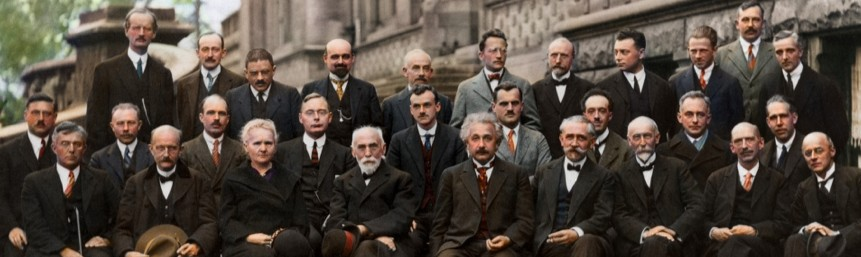
#> input picture SourceCode/faces.jpg, 861 x 257 px, given in place of the camera
$ python Detector_20181223234555.py
#> lines starting #> are read from the running program, lines starting #| are printed output that depends on the picture; after the words box and inside, x2 and y2 are one past the last pixel; in counts of white or black regions, pixels touching at a corner belong together
### SourceCode/Utils.py
import numpy as np
from PIL import Image
from HaarLikeFeature import FeatureType
from functools import partial
import os
import cv2
from random import shuffle
import pickle
from sklearn.cluster import MeanShift


# [10 lines left out: function loadImages, not called in this run]

def varianceNormalize(img):
    #img = img - img.mean()
    img_std = img.std()
    if(img_std):
        return (img/img.std())
    else:
        return img

# [24 lines left out: functions saveObject, loadObject, preProcess, not called in this run]

def meanShift(points):
    clustering = MeanShift().fit(points)
    return clustering.cluster_centers_


# [55 lines left out: function non_max_suppression_fast, not called in this run]

'''
def reconstruct(classifiers, img_size):
    """
    Creates an image by putting all given classifiers on top of each other
    producing an archetype of the learned class of object.
    """
    image = np.zeros(img_size)
    for c in classifiers:
        # map polarity: -1 -> 0, 1 -> 1
        polarity = pow(1 + c.polarity, 2)/4
        if c.type == FeatureType.TWO_VERTICAL:
            for x in range(c.width):
                sign = polarity
                for y in range(c.height):
                    if y >= c.height/2:
                        sign = (sign + 1) % 2
                    image[c.top_left[1] + y, c.top_left[0] + x] += 1 * sign * c.weight
        elif c.type == FeatureType.TWO_HORIZONTAL:
            sign = polarity
            for x in range(c.width):
                if x >= c.width/2:
                    sign = (sign + 1) % 2
                for y in range(c.height):
                    image[c.top_left[0] + x, c.top_left[1] + y] += 1 * sign * c.weight
        elif c.type == FeatureType.THREE_HORIZONTAL:
            sign = polarity
            for x in range(c.width):
                if x % c.width/3 == 0:
                    sign = (sign + 1) % 2
                for y in range(c.height):
                    image[c.top_left[0] + x, c.top_left[1] + y] += 1 * sign * c.weight
        elif c.type == FeatureType.THREE_VERTICAL:
            for x in range(c.width):
                sign = polarity
                for y in range(c.height):
                    if x % c.height/3 == 0:
                        sign = (sign + 1) % 2
                    image[c.top_left[0] + x, c.top_left[1] + y] += 1 * sign * c.weight
        elif c.type == FeatureType.FOUR:
            sign = polarity
            for x in range(c.width):
                if x % c.width/2 == 0:
                    sign = (sign + 1) % 2
                for y in range(c.height):
                    if x % c.height/2 == 0:
                        sign = (sign + 1) % 2
                    image[c.top_left[0] + x, c.top_left[1] + y] += 1 * sign * c.weight
    image -= image.min()
    image /= image.max()
    image *= 255
    result = Image.fromarray(image.astype(np.uint8))
    return result
'''

### SourceCode/IntegralImage.py
import numpy as np

def toIntegralImage(img):
    integral_img = np.zeros((img.shape[0], img.shape[1]))
    # intials first row and first colum first
    integral_img[0,0]=img[0,0]
    for c in range(1,img.shape[1]):
        integral_img[0, c] = integral_img[0, c-1] + img[0, c]
    for r in range(1,img.shape[0]):
        integral_img[r, 0] = integral_img[r-1, 0] + img[r, 0]

    for r in range(1,img.shape[0]):
        for c in range(1,img.shape[1]):
            integral_img[r, c] = integral_img[r-1, c] + integral_img[r, c-1] - integral_img[r-1, c-1]+img[r][c]
    return integral_img


# [29 lines left out: function sumRegion, not called in this run]

### SourceCode/Cascade.py
import AdaBoost as AB
import os
import numpy as np
from math import log
from random import shuffle
import Utils

class Cascade(object):
    def __init__(self,path="../Cascade"):
        self.stages = []
        self.stages_num=0
        self.achieved_fpr_dr = [1.0,1.0]
        self.cascade_path = path
        self.read_prev_stages(path)

    def read_prev_stages(self,path):
        try:
            for stage_file in sorted(os.listdir(path)):
                stage = Utils.loadObject(path+stage_file)
                self.stages.append(stage)
                print(stage_file +" (fpr,dr) = {1}".format(len(self.stages),stage.fpr_dr))
            self.stages_num = len(self.stages)
            if(self.stages_num>0):
                self.achived_fpr_dr = self.stages[-1].fpr_dr # actually stage fpr_dr is all cascade fpr_dr till that stage
            else:
                print("No previous stages read ...")
        except:
            print("No previous stages read ...")
            return

    # [43 lines left out: function train, not called in this run]


    def predict(self,iis):
        """
        This fucntion take list of integral images
        return indices where face exist
        """
        iis=np.array(iis)
        iis_indicies = np.array(range(len(iis)))
        for stage in self.stages:
            result = stage.predict(iis[iis_indicies])
            iis_indicies = iis_indicies[result]
        return iis_indicies

    # [9 lines left out: function evaluate, not called in this run]


### SourceCode/.history/Detector_20181223234555.py
from IntegralImage import toIntegralImage as toII
import cv2
import numpy as np
import random
from sklearn.cluster import MeanShift
from Cascade import Cascade
import itertools
import Utils
from math import floor
from functools import partial
from multiprocessing import Pool
base_detector_width = 24.

def preProcess(image, gamma=2):
    image = cv2.blur(image,(5,5))
    #image = cv2.equalizeHist(image)
	# build a lookup table mapping the pixel values [0, 255] to
	# their adjusted gamma values
    invGamma = 1.0 / gamma
    table = np.array([((i / 255.0) ** invGamma) * 255
        for i in np.arange(0, 256)]).astype("uint8")
	# apply gamma correction using the lookup table
    image =cv2.LUT(image, table)
    return image

def meanShift(points):
    clustering = MeanShift().fit(points)
    return clustering.cluster_centers_

def nonMaxSuppression(boxes, overlapThresh):
    # if there are no boxes, return an empty list
    if len(boxes) == 0:
        return []
    boxes=np.array(boxes)
    # if the bounding boxes integers, convert them to floats --
    # this is important since we'll be doing a bunch of divisions
    if boxes.dtype.kind == "i":
        boxes = boxes.astype("float")
    # initialize the list of picked indexes
    pick = []
    # grab the coordinates of the bounding boxes
    x1 = boxes[:,0]
    y1 = boxes[:,1]
    x2 = boxes[:,2]
    y2 = boxes[:,3]
    # compute the area of the bounding boxes and sort the bounding
    # boxes by the bottom-right y-coordinate of the bounding box
    area = (x2 - x1 + 1) * (y2 - y1 + 1)
    idxs = np.argsort(y2)

    # keep looping while some indexes still remain in the indexes
    # list
    while len(idxs) > 0:
        # grab the last index in the indexes list and add the
        # index value to the list of picked indexes
        last = len(idxs) - 1
        i = idxs[last]
        pick.append(i)
        # find the largest (x, y) coordinates for the start of
        # the bounding box and the smallest (x, y) coordinates
        # for the end of the bounding box
        xx1 = np.maximum(x1[i], x1[idxs[:last]])
        yy1 = np.maximum(y1[i], y1[idxs[:last]])
        xx2 = np.minimum(x2[i], x2[idxs[:last]])
        yy2 = np.minimum(y2[i], y2[idxs[:last]])

        # compute the width and height of the bounding box
        w = np.maximum(0, xx2 - xx1 + 1)
        h = np.maximum(0, yy2 - yy1 + 1)
        # compute the ratio of overlap
        overlap = (w * h) / area[idxs[:last]]

        # delete all indexes from the index list that have
        idxs = np.delete(idxs, np.concatenate(([last],
            np.where(overlap > overlapThresh)[0])))
    # return only the bounding boxes that were picked using the
    # integer data type
    return boxes[pick].astype("int")

def detect(image,Evaluator):
    w_h_pairs=[]
    all_detected_squares = []
    w = 40 # width and height are equals as i will scan image in squares
    h = 40
    offset_w = 5
    offset_h = 5
    image_parts_ranges=[]
    image_parts_values=[]
    while(w<200 and h < image.shape[0] and w<image.shape[1]):
        r = list(range(0, image.shape[0]-h-1,offset_h))
        c = list(range(0,image.shape[1]-w-1,offset_w))
        image_parts_ranges += list(itertools.product(r, c))
        #for img in image_parts_values:
        #    cv2.imshow('a', img)
        #    cv2.waitKey(1)
        offset_w+=1
        offset_h+=1
        w = int(round(w*1.5))
        h = int(round(h*1.5))

    image_parts_values += list(map(lambda p: np.array(image[p[0]:p[0]+h, p[1]:p[1]+w]),image_parts_ranges))
    image_parts_values = [cv2.resize(img,(24,24)) for img in image_parts_values]
    image_parts_values_normalized = list(map(Utils.varianceNormalize,image_parts_values))
    ii_parts_values =  list(map(toII,image_parts_values_normalized))
    all_detected_squares = [(image_parts_ranges[i],image_parts_values[i].shape) for i in Evaluator.predict(ii_parts_values)]
    return all_detected_squares

'''
def detectScaleDetector(ii,Evaluator):
    w_h_pairs=[]
    all_detected_squares = []
    w = 80 # width and height are equals as i will scan image in squares
    h = int(1.25*(w))
    offset_w = 10
    offset_h = 10
    ii_parts_ranges=[]
    ii_parts_values=[]
    while(w < ii.shape[0] and w<ii.shape[1]):
        r = list(range(0, ii.shape[0]-h,offset_h))
        c = list(range(0,ii.shape[1]-w,offset_w))
        ii_parts_ranges = list(itertools.product(r, c))
        ii_parts_values = list(map(lambda p: ii[p[0]:p[0]+h, p[1]:p[1]+w],ii_parts_ranges))
        ii_parts_values = [cv2.resize(ii,(24,24)) for ii in ii_parts_values]
        all_detected_squares += [ii_parts_ranges[i] for i in Evaluator.predict(ii_parts_values,(1,1)] #(w/24.,h/24.)
        offset_w += 1
        offset_h += 1
        if(len(all_detected_squares)):
            w_h_pairs.append((len(all_detected_squares), w,h))
        w = int(round(w*1.5))
    return all_detected_squares,w_h_pairs
'''

def main():
    Evaluator = Cascade('../Cascade/')
    cap = cv2.VideoCapture(0)
    while(True):
        # Capture frame-by-frame
        ret,frame = cap.read()
#> frame is the input picture: shape (257, 861, 3); mean B, G, R 61.6, 70.7, 81.1
        gray = cv2.cvtColor(frame, cv2.COLOR_BGR2GRAY)
        gray = cv2.blur(gray,(5,5))
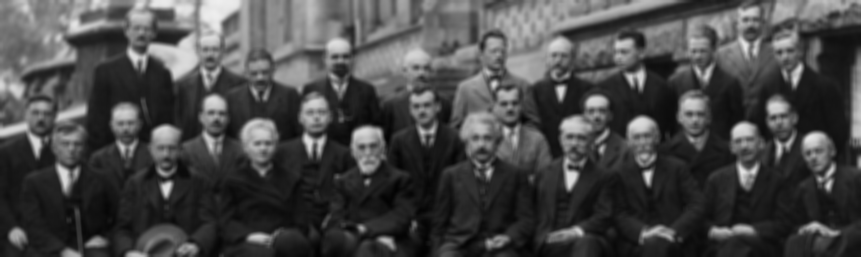
#> gray: shape (257, 861); min 2, max 239, mean 72.8
        recs = detect(gray,Evaluator)
#> in detect, `image_parts_values += list(map(lambda p: np.array(image[p[0]:p[0]+h, p..`: image_parts_values = 15734 items
#> in varianceNormalize, `img_std = img.std()`: img_std = 55.73
#> in varianceNormalize (call 38), `img_std = img.std()`: img_std = 56.97
#> in varianceNormalize (call 38), `return (img/img.std())`:
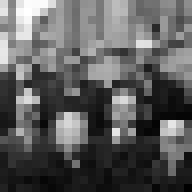
#> returned value: shape (24, 24) float64 (shown 8 times larger); min 0.105, max 4.16, mean 1.58; drawn with min black and max white
#> in varianceNormalize (call 39), `img_std = img.std()`: img_std = 57.13
#> in varianceNormalize (call 39), `return (img/img.std())`:
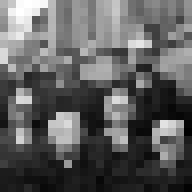
#> returned value: shape (24, 24) float64 (shown 8 times larger); min 0.0525, max 4.13, mean 1.57; drawn with min black and max white
#> in varianceNormalize (call 40), `img_std = img.std()`: img_std = 55.9
#> in varianceNormalize (call 40), `return (img/img.std())`:
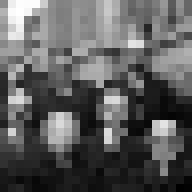
#> returned value: shape (24, 24) float64 (shown 8 times larger); min 0.0716, max 4.22, mean 1.59; drawn with min black and max white
#> in detect, `image_parts_values_normalized = list(map(Utils.varianceNormalize,image..`: image_parts_values_normalized = 15734 items
#> in toIntegralImage, `integral_img[0,0]=img[0,0]`: integral_img: shape (24, 24) float64; values 0 (black) and 2.35 (white), 0.17% white in thin lines or dots, all inside (x1, y1, x2, y2) = (0, 0, 1, 1)
#> after the loop in toIntegralImage, `for c in range(1,img.shape[1]):`:
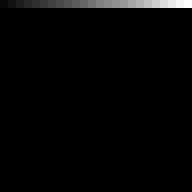
#> integral_img: shape (24, 24) float64 (shown 8 times larger); min 0, max 70.58, mean 1.4; drawn with min black and max white
#> after the loop in toIntegralImage, `for r in range(1,img.shape[0]):`:
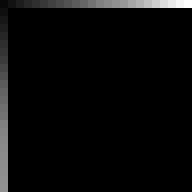
#> integral_img: shape (24, 24) float64 (shown 8 times larger); 3.99% of pixels changed, all inside (x1, y1, x2, y2) = (0, 1, 1, 24); drawn with min black and max white
#> after the loop in toIntegralImage, `for r in range(1,img.shape[0]):`:
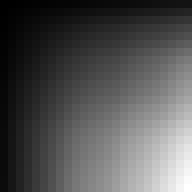
#> integral_img: shape (24, 24) float64 (shown 8 times larger); min 2.35, max 872.8, mean 286.9; drawn with min black and max white
#> in toIntegralImage (call 2), `integral_img = np.zeros((img.shape[0], img.shape[1]))`: integral_img: shape (24, 24) float64; every value is 0
#> in predict, `iis_indicies = np.array(range(len(iis)))`: iis_indicies = 15734 values from 0 to 15733
#> in detect, `all_detected_squares = [(image_parts_ranges[i],image_parts_values[i].s..`: all_detected_squares = 15734 items
#> recs = 15734 items
        #recs,w_h_pairs = detectFast(toII(Utils.varianceNormalize(gray)),Evaluator)
        recs = [[recs[i][0][0],recs[i][0][0]+recs[i][1][0],recs[i][0][1],recs[i][0][1]+recs[i][1][1]] for i in range(len(recs))]
#> recs = 15734 items, first 6: [0, 24, 0, 24], [0, 24, 5, 29], [0, 24, 10, 34], [0, 24, 15, 39], [0, 24, 20, 44], [0, 24, 25, 49]
        recs = nonMaxSuppression(recs,.1)
#> in nonMaxSuppression, `x1 = boxes[:,0]`: x1 = 15734 values, max 215 at index 7052, min 0 at index 0, mean 95.34
#> in nonMaxSuppression, `y1 = boxes[:,1]`: y1 = 15734 values, max 239 at index 7052, min 24 at index 0, mean 119.3
#> in nonMaxSuppression, `x2 = boxes[:,2]`: x2 = 15734 values, max 815 at index 163, min 0 at index 0, mean 396.4
#> in nonMaxSuppression, `y2 = boxes[:,3]`: y2 = 15734 values, max 839 at index 163, min 24 at index 0, mean 420.4
#> in nonMaxSuppression, `area = (x2 - x1 + 1) * (y2 - y1 + 1)`: area = 15734 values, max 665856 at index 163, min 1 at index 0, mean 147710.2
#> in nonMaxSuppression, `idxs = np.argsort(y2)`: idxs = 15734 values, max 15733 at index 14276, min 0 at index 45, mean 7866.5
#> the loop in nonMaxSuppression, `while len(idxs) > 0:` made 1872 passes
#> (last, i) on passes 1 to 3: (15733, 327), (1875, 7094), (1874, 6929)
#> after the loop in nonMaxSuppression, `while len(idxs) > 0:`: idxs = empty array; pick = 1872 values, max 15657 at index 323, min 164 at index 1788, mean 8218.5
#> recs = 1872 rows, first 6: [5, 29, 815, 839], [215, 239, 210, 234], [210, 234, 205, 229], [215, 239, 205, 229], [215, 239, 200, 224], [205, 229, 200, 224]
        [cv2.rectangle(frame,(rec[0],rec[1]),(rec[2],rec[3]), (255, 0, 0), 2) for rec in recs ]

        cv2.imshow('frame',frame)
        if cv2.waitKey(0) & 0xFF == ord('q'):
#> (key q is pressed here)
            break

    # When everything done, release the capture
    cap.release()
    cv2.destroyAllWindows()

if __name__ == "__main__":
    main()


"""
    Take raw frame before any previos processiong just in gray lvl
    return hand's postion as x,y,w,h

    w=30
    h=30
    doubts=[]
    imagnge(len(res)):
        if(res[i]==1):
                doubts.append(pos_of_images_to_detect[i])
                doubts2.append(rec_of_images_to_detect[i])
    print("Num of Scanned:{0}\nNum of TP:{1}\nNum of FN:{2}\n ".format(len(res),sum(res),len(res)-sum(res)))
    return doubts,nonMaxSuppression(doubts2,0.1)
    #return nonMaxSuppression(doubts,0.1)
    '''
    true_point=(0,0)
    true_point_doubts=0
    for x in range(0,gray.shape[0],40):
            for y in range(0,gray.shape[1],40):
                tmp_point_doubts=0
                for doubt in doubts:
                    if(doubt[2]>=x>=doubt[0] and doubt[3]>=y>=doubt[1]):
                        tmp_point_doubts+=1
                if(tmp_point_doubts>true_point_doubts):
                    true_point=(y,x)
                    true_point_doubts=tmp_point_doubts
    return true_point
    '''es_to_detect=[]
    pos_of_images_to_detect=[]
    rec_of_images_to_detect=[]
    while(True):
        if(w >=gray.shape[0]):
            break
        w=int(w*2)
        h=int(h*2)
        for r in range(0,gray.shape[0]-h+1,15):
            for c in range(0,gray.shape[1]-w+1,15):
                #TODO scalling feature instead of resising image
                new = cv2.resize(gray[r:r+h,c:c+w],(28,28))
                #new = preProcess(new,1.2)
                #cv2.imshow('new',new)
                #cv2.waitKey(0)
                images_to_detect.append(new)
                rec_of_images_to_detect.append((c,r,c+w,r+w)) #append postions not as row and colums
                pos_of_images_to_detect.append((int(c+w/2),int(r+w/2))) #append postions not as row and colums

    images_ii_to_detect = list(map(toII, images_to_detect))
    res = sc.predict(images_ii_to_detect)
    doubts2=[]
"""
